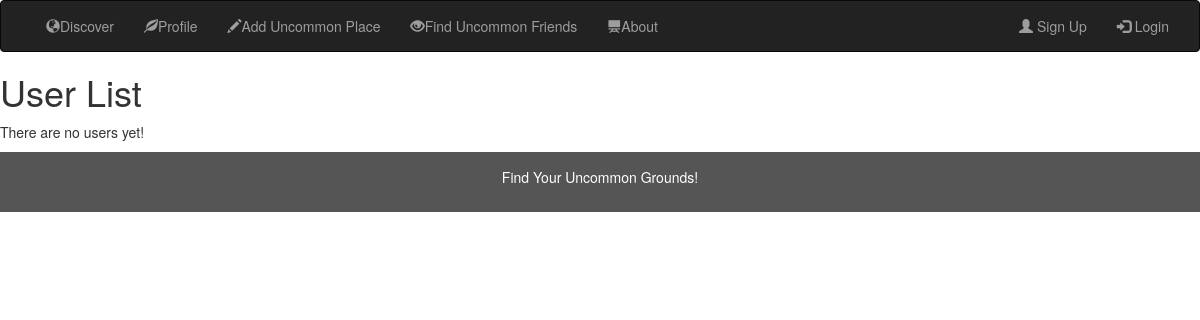
The app's page /UncommonGrounds/users/, older data.
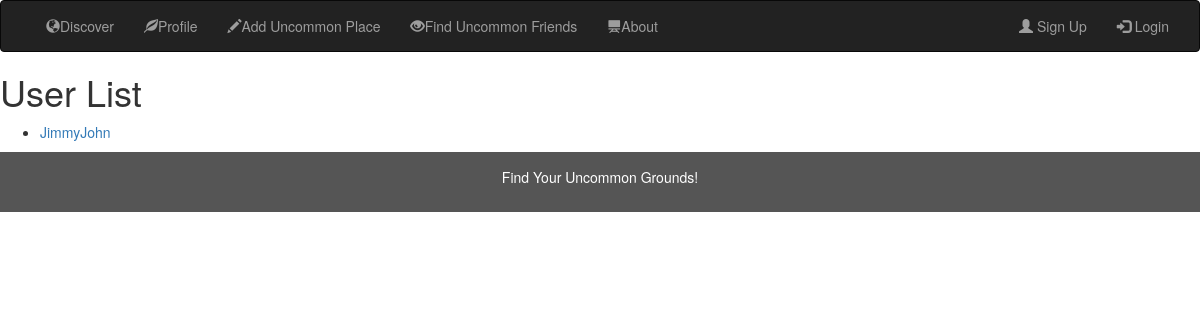
The same page, newer data.
### UncommonGrounds/models.py (models this page shows, shortened)
class User(models.Model):
    username = models.CharField(max_length=50, help_text="Enter username")
    password = models.CharField(max_length=50, help_text="Enter password")
    user_tags = models.ManyToManyField(Tag)
    favorites = models.ManyToManyField(Location, related_name = "faves")
    user_since = models.DateTimeField(auto_now_add=True)
    locations = models.ForeignKey('Location', on_delete=models.SET_NULL, null=True)

### UncommonGrounds/views.py (the view)
# urls.py: path('users/', views.UserListView.as_view(), name='users'),
class UserListView(generic.ListView):
    model = User

### UncommonGrounds/templates/UncommonGrounds/user_list.html
{% extends "base_generic.html" %}
{% block content %}
    <h1>User List</h1>
    {% if user_list %}
    <ul>
      {% for user in user_list %}
      <li>
        <a href="{{ user.get_absolute_url }}">{{ user.username }}</a>
      </li>
      {% endfor %}
    </ul>
    {% else %}
      <p>There are no users yet!</p>
    {% endif %}
{% endblock %}

### UncommonGrounds/templates/base_generic.html (shortened to what this page needs)
<!DOCTYPE html>
<html lang="en">
<head>
  <link rel="stylesheet" href="https://maxcdn.bootstrapcdn.com/bootstrap/3.3.7/css/bootstrap.min.css">
  {% load static %}
  <link rel="stylesheet" href="{% static 'css/styles.css' %}">
</head>
<body>
<nav class="navbar navbar-inverse">
  <div class="container-fluid">
    <div class="collapse navbar-collapse" id="myNavbar">
      <ul class="nav navbar-nav">
        <li><a href="{% url 'discover' %}"><span class="glyphicon glyphicon-globe"></span>Discover</a></li>
        <li><a href="#"><span class="glyphicon glyphicon-leaf"></span>Profile</a></li>
        <li><a href="#"><span class="glyphicon glyphicon-pencil"></span>Add Uncommon Place</a></li>
        <li><a href="{% url 'users' %}"><span class="glyphicon glyphicon-eye-open"></span>Find Uncommon Friends</a></li>
        <li><a href="#"><span class="glyphicon glyphicon-blackboard"></span>About</a></li>
      </ul>
      <ul class="nav navbar-nav navbar-right">
        <li><a href="#"><span class="glyphicon glyphicon-user"></span> Sign Up</a></li>
        <li><a href="#"><span class="glyphicon glyphicon-log-in"></span> Login</a></li>
      </ul>
    </div>
  </div>
</nav>
{% block content %}{% endblock %}
<footer class="container-fluid text-center">
  <p>Find Your Uncommon Grounds!</p>
</footer>
</body>
</html>

### UncommonGrounds/static/css/styles.css (style rules this page uses)
footer { background-color: #555; color: white; padding: 15px; }

Row changes from the older to the newer data that the page shows:
added User: username "JimmyJohn"
Text that changed along with them:
text no longer shown: "There are no users yet!"
